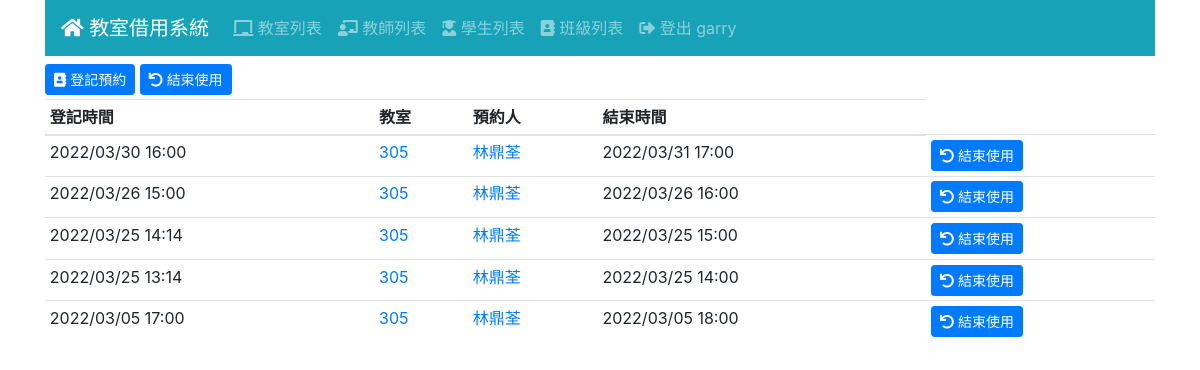
Page /log/ (signed in) on the earlier database version.
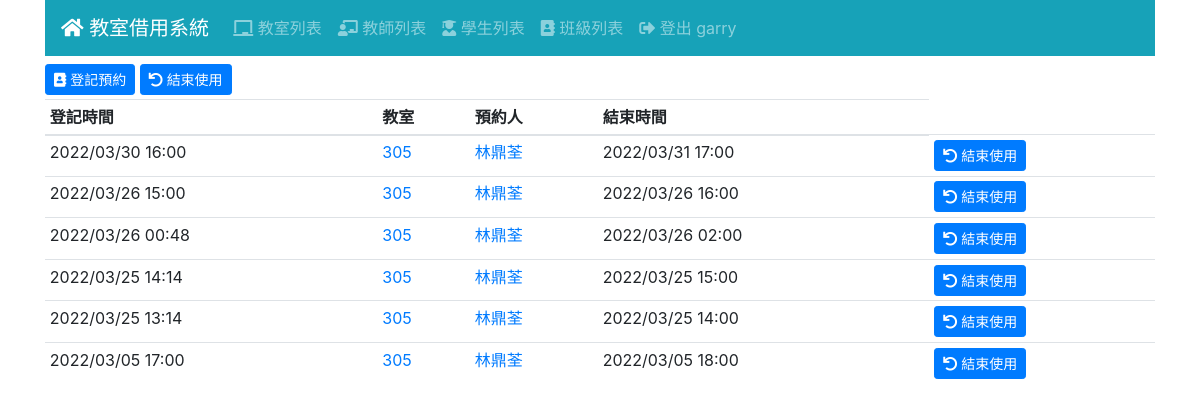
Same page on the later database version.
### log/models.py (models this page shows, shortened)
class Log(Model):
    ST_OPTIONS = [
        (0,'即將使用'),
        (1,'使用中'),
        (2,'使用完畢')
    ]
    teacher = ForeignKey(Teacher, CASCADE)
    room = ForeignKey(Room, CASCADE)
    classes = ForeignKey(Classes, CASCADE)
    reserve = DateTimeField('登記時間', null=True)
    end = DateTimeField('結束使用時間', null=True)
    workstatus = IntegerField('資料狀態', default=0 , choices=ST_OPTIONS)

### room/models.py (models this page shows)
class Room(Model):
    ST_OPTIONS = [
        (0,'使用中'),
        (1,'開放使用')
    ]
    name = CharField('教室名稱', max_length=48)
    preface = ImageField('教室圖片', blank=True)
    detail = TextField('詳細資訊', blank=True)
    status = IntegerField('狀態', default=0 , choices=ST_OPTIONS)

### teacher/models.py (models this page shows, shortened)
class Teacher(Model):
    realname = CharField('姓名', max_length=32)
    tea_classes=models.ManyToManyField(Classes)
    tel = CharField('連絡電話', max_length=10)
    role= CharField('職稱', max_length=20)  #ex:訓育組長、教務主任、高中部數學老師
    cardid= CharField('卡號', max_length=30)

### log/views.py (the view)
# urls.py: path('', LogList.as_view(), name='log_list'),
class LogList(LoginRequiredMixin, ListView):
    model = Log
    ordering = ['-reserve']

### templates/log/log_list.html
{% extends "base.html" %}
{% block content %}
<div class="mb-1">
  <a href="{% url 'reserve_teacher' %}" class="btn btn-sm btn-primary">
    <i class="fas fa-address-book"></i> 登記預約
  </a>
  <a href="{% url 'end_room' %}" class="btn btn-sm btn-primary">
    <i class="fas fa-undo"></i> 結束使用
  </a>
</div>
<div id="log-list">
  <table class="table table-sm">
    <thead>
      <tr>
        <th>登記時間</th>
        <th>教室</th>
        <th>預約人</th>
        <th>結束時間</th>
      </tr>
    </thead>
    <tbody>
      {% for log in log_list %}
      <tr>
        <td>{{ log.reserve|date:"Y/m/d H:i" }}</td>
        <td>
          <a href="{% url 'room_view' log.room.id %}">
            {{ log.room.name }}
          </a>
        </td>
        <td>
          <a href="{% url 'teacher_view' log.teacher.id %}">
            {{ log.teacher.realname }}
          </a>
        </td>
        <td>{{ log.end|date:"Y/m/d H:i" }}</td>
        <td>
            <a href="{% url 'end_log' log.id %}" class="btn btn-sm btn-primary">
              <i class="fas fa-undo"></i> 結束使用
            </a>
          </td>
      </tr>
      {% endfor %}
    </tbody>
  </table>
</div>
{% endblock %}

Differences in the rows shown:
added Log: reserve "2022/03/26 00:48", room.name "305", teacher.realname "林鼎荃", end "2022/03/26 02:00"
